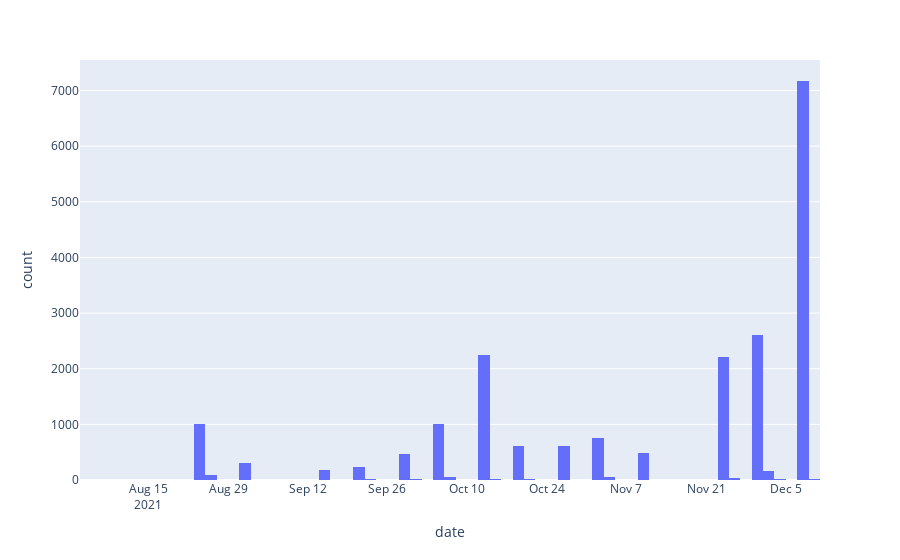

The code cell stored with this chart in its notebook:
### Code cell
fig = px.histogram(tmp, x="date")
fig.show()

### Figure 1 — Plotly figure (JSON) as saved in the notebook; plotly's stock layout.template omitted (floating-point values rounded to 4 significant figures; data arrays with more than 128 entries replaced by an {"elided": "..."} marker saying what was removed)
{"data": [{"alignmentgroup": "True", "bingroup": "x", "hovertemplate": "date=%{x}<br>count=%{y}<extra></extra>", "legendgroup": "", "marker": {"color": "#636efa", "pattern": {"shape": ""}}, "name": "", "offsetgroup": "", "orientation": "v", "showlegend": false, "type": "histogram", "x": {"elided": "20442 str values"}, "xaxis": "x", "yaxis": "y"}], "layout": {"barmode": "relative", "legend": {"tracegroupgap": 0}, "margin": {"t": 60}, "xaxis": {"anchor": "y", "domain": [0, 1], "title": {"text": "date"}}, "yaxis": {"anchor": "x", "domain": [0, 1], "title": {"text": "count"}}}}
